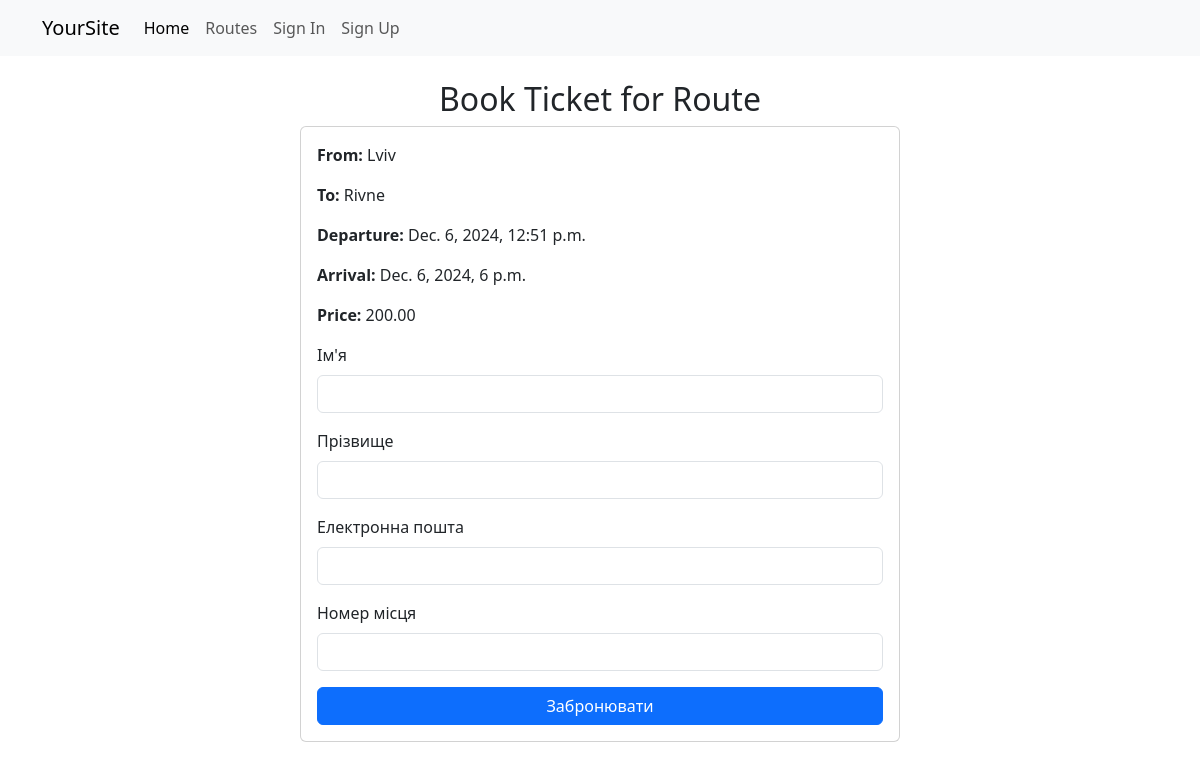
Screenshot of /ticket/1/ (signed in) with the database file from the repository.
### bookings/models.py (models this page shows)
class Route(models.Model):
    from_location = models.CharField(max_length=100)
    to_location = models.CharField(max_length=100)
    departure_time = models.DateTimeField()
    arrival_time = models.DateTimeField()
    price = models.DecimalField(max_digits=10, decimal_places=2)

### frontend/views.py (the view, shortened to what this page needs)
# urls.py: path('ticket/<int:route_id>/', ticket_booking_page, name='ticket_booking'),
@login_required
def ticket_booking_page(request, route_id):
    route = get_object_or_404(Route, id=route_id)
    return render(request, 'frontend/ticket.html', {'route': route})

### frontend/templates/frontend/ticket.html (shortened to what this page needs)
{% extends 'frontend/base.html' %}
{% block content %}
<h2 class="text-center">Book Ticket for Route</h2>
<div class="card mx-auto" style="max-width: 600px;">
    <div class="card-body">
        <p><strong>From:</strong> {{ route.from_location }}</p>
        <p><strong>To:</strong> {{ route.to_location }}</p>
        <p><strong>Departure:</strong> {{ route.departure_time }}</p>
        <p><strong>Arrival:</strong> {{ route.arrival_time }}</p>
        <p><strong>Price:</strong> {{ route.price }}</p>
        <form method="POST" action="{% url 'book_ticket' route.id %}">
            <div class="mb-3">
                <label for="first_name" class="form-label">Ім'я</label>
                <input type="text" name="first_name" id="first_name" class="form-control" required>
            </div>
            <div class="mb-3">
                <label for="last_name" class="form-label">Прізвище</label>
                <input type="text" name="last_name" id="last_name" class="form-control" required>
            </div>
            <div class="mb-3">
                <label for="email" class="form-label">Електронна пошта</label>
                <input type="email" name="email" id="email" class="form-control" required>
            </div>
            <div class="mb-3">
                <label for="seat_number" class="form-label">Номер місця</label>
                <input type="number" name="seat_number" id="seat_number" class="form-control" required>
            </div>
            <button type="submit" class="btn btn-primary w-100">Забронювати</button>
        </form>
    </div>
</div>
{% endblock %}

### rows the page displays
Route: from_location "Lviv", to_location "Rivne", departure_time "Dec. 6, 2024, 12:51 p.m.", arrival_time "Dec. 6, 2024, 6 p.m.", price "200.00"
